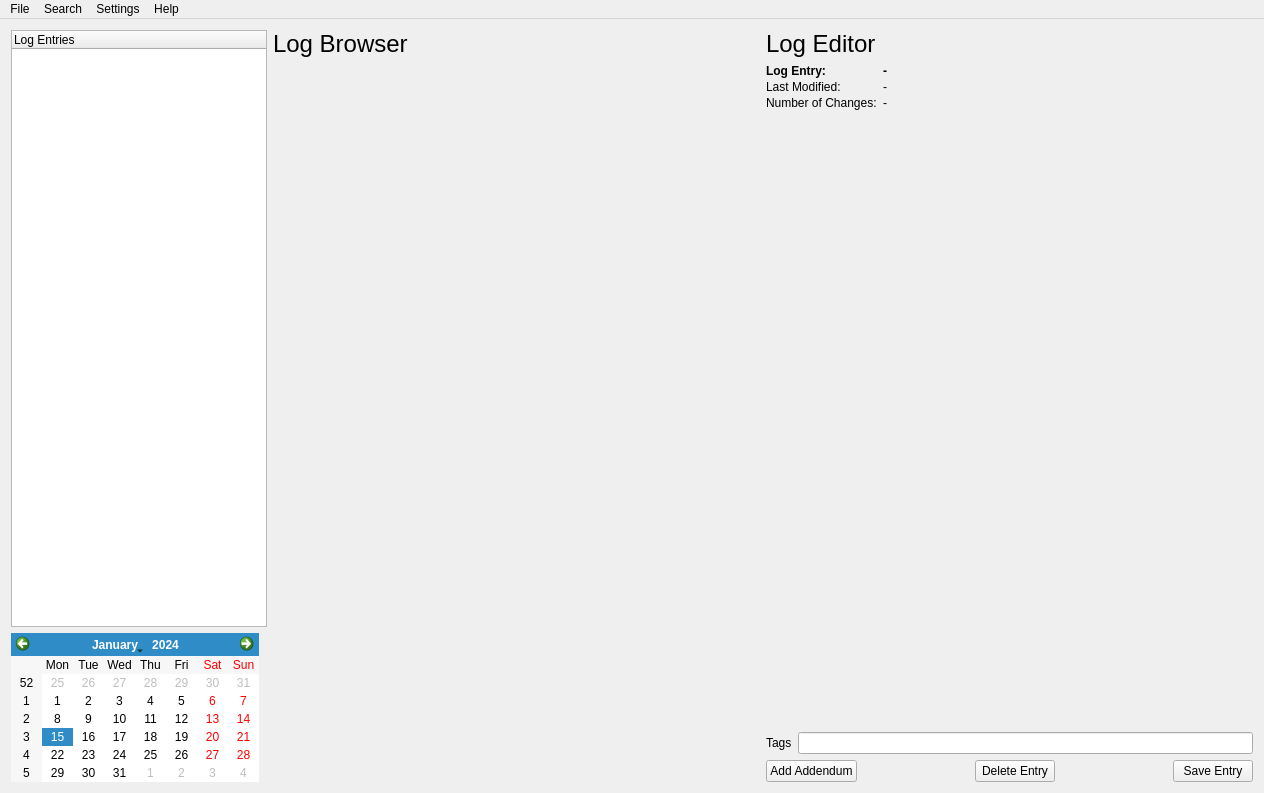
<?xml version="1.0" encoding="UTF-8"?>
<ui version="4.0">
 <class>PyLogBookWindow</class>
 <widget class="QMainWindow" name="PyLogBookWindow">
  <property name="geometry">
   <rect>
    <x>0</x>
    <y>0</y>
    <width>1264</width>
    <height>793</height>
   </rect>
  </property>
  <property name="windowTitle">
   <string>PyLogBook</string>
  </property>
  <widget class="QWidget" name="centralWidget">
   <layout class="QHBoxLayout" name="horizontalLayout_3">
    <item>
     <layout class="QVBoxLayout" name="verticalLayout_3">
      <item>
       <widget class="CLogEntryTree" name="logEntryTree">
        <property name="sizePolicy">
         <sizepolicy hsizetype="Fixed" vsizetype="Expanding">
          <horstretch>0</horstretch>
          <verstretch>0</verstretch>
         </sizepolicy>
        </property>
        <property name="headerHidden">
         <bool>false</bool>
        </property>
        <column>
         <property name="text">
          <string notr="true">Log Entries</string>
         </property>
        </column>
       </widget>
      </item>
      <item>
       <widget class="CCalendar" name="curMonth">
        <property name="sizePolicy">
         <sizepolicy hsizetype="Fixed" vsizetype="Fixed">
          <horstretch>0</horstretch>
          <verstretch>0</verstretch>
         </sizepolicy>
        </property>
       </widget>
      </item>
     </layout>
    </item>
    <item>
     <layout class="QVBoxLayout" name="verticalLayout">
      <item>
       <widget class="QLabel" name="label_2">
        <property name="font">
         <font>
          <pointsize>18</pointsize>
         </font>
        </property>
        <property name="text">
         <string>Log Browser</string>
        </property>
       </widget>
      </item>
      <item>
       <widget class="LogBrowser" name="logBrowser" native="true">
        <property name="sizePolicy">
         <sizepolicy hsizetype="Expanding" vsizetype="Preferred">
          <horstretch>0</horstretch>
          <verstretch>1</verstretch>
         </sizepolicy>
        </property>
        <layout class="QVBoxLayout" name="verticalLayout_4"/>
       </widget>
      </item>
     </layout>
    </item>
    <item>
     <layout class="QVBoxLayout" name="verticalLayout_2">
      <item>
       <widget class="QLabel" name="label_3">
        <property name="font">
         <font>
          <pointsize>18</pointsize>
         </font>
        </property>
        <property name="text">
         <string>Log Editor</string>
        </property>
       </widget>
      </item>
      <item>
       <layout class="QFormLayout" name="formLayout">
        <property name="verticalSpacing">
         <number>2</number>
        </property>
        <item row="0" column="0">
         <widget class="QLabel" name="logDateLabel_2">
          <property name="font">
           <font>
            <bold>true</bold>
           </font>
          </property>
          <property name="text">
           <string>Log Entry:</string>
          </property>
         </widget>
        </item>
        <item row="0" column="1">
         <widget class="QLabel" name="logDateLabel">
          <property name="font">
           <font>
            <bold>true</bold>
           </font>
          </property>
          <property name="text">
           <string>-</string>
          </property>
         </widget>
        </item>
        <item row="1" column="0">
         <widget class="QLabel" name="lastModificationDateLabel_2">
          <property name="text">
           <string>Last Modified:</string>
          </property>
         </widget>
        </item>
        <item row="1" column="1">
         <widget class="QLabel" name="lastModificationDateLabel">
          <property name="text">
           <string>-</string>
          </property>
         </widget>
        </item>
        <item row="2" column="0">
         <widget class="QLabel" name="numChangesLabel_2">
          <property name="text">
           <string>Number of Changes:</string>
          </property>
         </widget>
        </item>
        <item row="2" column="1">
         <widget class="QLabel" name="numChangesLabel">
          <property name="text">
           <string>-</string>
          </property>
         </widget>
        </item>
       </layout>
      </item>
      <item>
       <widget class="RichTextEditWidget" name="logEdit" native="true">
        <property name="sizePolicy">
         <sizepolicy hsizetype="Preferred" vsizetype="Preferred">
          <horstretch>0</horstretch>
          <verstretch>1</verstretch>
         </sizepolicy>
        </property>
       </widget>
      </item>
      <item>
       <layout class="QHBoxLayout" name="horizontalLayout_2">
        <item>
         <widget class="QLabel" name="label">
          <property name="text">
           <string>Tags</string>
          </property>
         </widget>
        </item>
        <item>
         <widget class="QLineEdit" name="tagsEdit"/>
        </item>
       </layout>
      </item>
      <item>
       <layout class="QHBoxLayout" name="horizontalLayout">
        <item>
         <widget class="QPushButton" name="addendumButton">
          <property name="text">
           <string>Add Addendum</string>
          </property>
         </widget>
        </item>
        <item>
         <spacer name="horizontalSpacer">
          <property name="orientation">
           <enum>Qt::Orientation::Horizontal</enum>
          </property>
          <property name="sizeHint" stdset="0">
           <size>
            <width>40</width>
            <height>20</height>
           </size>
          </property>
         </spacer>
        </item>
        <item>
         <widget class="QPushButton" name="deleteButton">
          <property name="text">
           <string>Delete Entry</string>
          </property>
         </widget>
        </item>
        <item>
         <spacer name="horizontalSpacer_2">
          <property name="orientation">
           <enum>Qt::Orientation::Horizontal</enum>
          </property>
          <property name="sizeHint" stdset="0">
           <size>
            <width>40</width>
            <height>20</height>
           </size>
          </property>
         </spacer>
        </item>
        <item>
         <widget class="QPushButton" name="submitButton">
          <property name="text">
           <string>Save Entry</string>
          </property>
         </widget>
        </item>
       </layout>
      </item>
     </layout>
    </item>
   </layout>
  </widget>
  <widget class="QMenuBar" name="menuBar">
   <property name="geometry">
    <rect>
     <x>0</x>
     <y>0</y>
     <width>1264</width>
     <height>33</height>
    </rect>
   </property>
   <widget class="QMenu" name="menuFile">
    <property name="title">
     <string>File</string>
    </property>
    <addaction name="actionNew_Log_File"/>
    <addaction name="actionOpen"/>
    <addaction name="actionClose"/>
    <addaction name="separator"/>
    <addaction name="actionImport_XML"/>
    <addaction name="actionExport_XML"/>
    <addaction name="separator"/>
    <addaction name="actionExit"/>
   </widget>
   <widget class="QMenu" name="menuHelp">
    <property name="title">
     <string>Help</string>
    </property>
    <addaction name="actionAbout_PyLogBook"/>
    <addaction name="actionAbout_Qt"/>
   </widget>
   <widget class="QMenu" name="menuSettings">
    <property name="title">
     <string>Settings</string>
    </property>
    <addaction name="actionPreferences"/>
   </widget>
   <widget class="QMenu" name="menuSearch">
    <property name="title">
     <string>Search</string>
    </property>
    <addaction name="actionSearch"/>
   </widget>
   <addaction name="menuFile"/>
   <addaction name="menuSearch"/>
   <addaction name="menuSettings"/>
   <addaction name="menuHelp"/>
  </widget>
  <action name="actionOpen">
   <property name="text">
    <string>Open Log File...</string>
   </property>
  </action>
  <action name="actionExit">
   <property name="text">
    <string>Exit</string>
   </property>
  </action>
  <action name="actionAbout_PyLogBook">
   <property name="text">
    <string>About PyLogBook</string>
   </property>
  </action>
  <action name="actionAbout_Qt">
   <property name="text">
    <string>About Qt</string>
   </property>
  </action>
  <action name="actionNew_Log_File">
   <property name="text">
    <string>New Log File...</string>
   </property>
  </action>
  <action name="actionClose">
   <property name="text">
    <string>Close</string>
   </property>
  </action>
  <action name="actionPreferences">
   <property name="text">
    <string>Preferences...</string>
   </property>
  </action>
  <action name="actionExport_XML">
   <property name="text">
    <string>Export XML...</string>
   </property>
  </action>
  <action name="actionImport_XML">
   <property name="text">
    <string>Import XML...</string>
   </property>
  </action>
  <action name="actionSearch">
   <property name="icon">
    <iconset resource="PyLogBook.qrc">
     <normaloff>:/PyLogBook/Resources/Search.png</normaloff>:/PyLogBook/Resources/Search.png</iconset>
   </property>
   <property name="text">
    <string>Search...</string>
   </property>
   <property name="menuRole">
    <enum>QAction::MenuRole::NoRole</enum>
   </property>
  </action>
 </widget>
 <layoutdefault spacing="6" margin="11"/>
 <customwidgets>
  <customwidget>
   <class>CCalendar</class>
   <extends>QCalendarWidget</extends>
   <header location="global">ccalendar</header>
  </customwidget>
  <customwidget>
   <class>RichTextEditWidget</class>
   <extends>QWidget</extends>
   <header>RichTextEdit</header>
   <container>1</container>
  </customwidget>
  <customwidget>
   <class>LogBrowser</class>
   <extends>QWidget</extends>
   <header>log_browser</header>
   <container>1</container>
  </customwidget>
  <customwidget>
   <class>CLogEntryTree</class>
   <extends>QTreeWidget</extends>
   <header>log_entry_tree</header>
  </customwidget>
 </customwidgets>
 <resources>
  <include location="PyLogBook.qrc"/>
 </resources>
 <connections/>
</ui>
